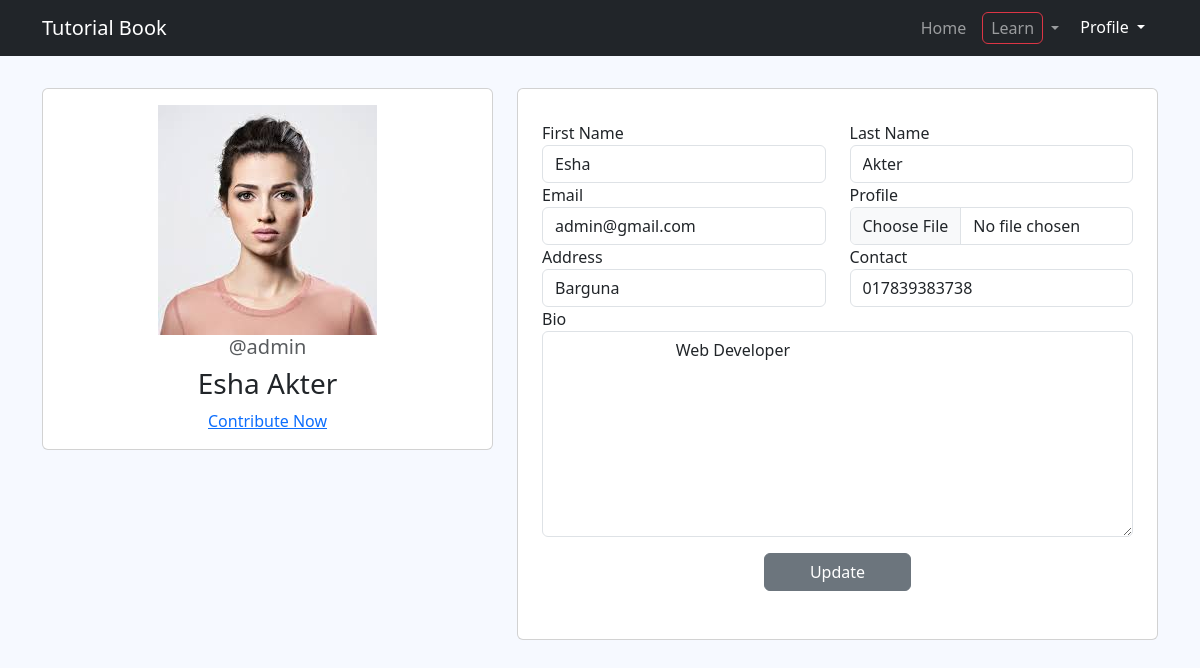
Page /auth/profile/ (signed in) on the committed database.
### accounts/models.py (models this page shows, shortened)
class Profile(models.Model):
    user = models.OneToOneField(User, on_delete=models.CASCADE)
    profile_pic = models.ImageField(upload_to='profile_pics')
    bio = models.TextField(max_length=100)
    location = models.CharField(max_length=100)
    contact = models.CharField(max_length=100)

### accounts/views.py (the view)
# urls.py: path('profile/',views.profile,name='profile'),
@login_required
def profile(request):
    profile = Profile.objects.get(user=request.user)
    return render(request,'profile.html',{'profile':profile})

### tutorial_app/context_preprocessors.py (called while the page is built)
def get_topics(request):
    topics = Topic.objects.all()
    return {'topics': topics}

### tutorial_app/models.py (called while the page is built)
    def __str__(self):
        return f'{self.name}'

### accounts/templates/profile.html (shortened to what this page needs)
{% extends 'base.html' %}
{% load static %}
{% block css %}
<link rel="stylesheet" href="{% static 'css/style.css' %}">
{% endblock %}
{% block body %}
{% include 'include/navbar.html' %}
<div class="container mt-3">
<div class="row py-3">
    <div class="col-5 ">
        <div class="card card-body py-3">
            <div class="profile_pic text-center">
                {% if profile.profile_pic %}
                <img src="{{profile.profile_pic.url}}" class="img-fluid" alt="">
                {% else %}
                <img src="{% static 'default.png' %}" class="img-fluid" alt="">
                {% endif %}
            </div>
            <div class="intro text-center">
                <h5 class="text-muted">@{{profile.user.username}}</h5>
                {% if profile.user.first_name %}
                <h3 class="">{{profile.user.first_name}} {{profile.user.last_name}}</h3>
                {% else %}
                <h3>Unknown</h3>
                {% endif %}
                <div class="contribute text-center ">
                        <a href="{% url 'admin:index' %}">Contribute Now</a>
                </div>
            </div>
        </div>
    </div>
    <div class="col-7">
        <div class="card py-2">
            <form action="" class="form p-4 " method="post" enctype="multipart/form-data">
                <div class="form-group">
                    <div class="row">
                        <div class="col-6">
                            <label for="">First Name</label>
                            <input type="text" {% if profile.user.first_name %} value="{{profile.user.first_name}}" {% else %} aria-valuemax="" {% endif %} name="fname" class="form-control">
                        </div>
                        <div class="col-6">
                            <label for="">Last Name</label>
                            <input type="text" name="lname" {% if profile.user.last_name %} value="{{profile.user.last_name}}" {% else %} aria-valuemax="" {% endif %} class="form-control">
                        </div>
                    </div>
                        <div class="row">
                            <div class="col-6">
                                <label for="">Email</label>
                                <input type="email"{% if profile.user.email %} value="{{profile.user.email}}" {% else %} aria-valuemax="" {% endif %} class="form-control" name="email" id="">
                            </div>
                            <div class="col-6">
                                <label for="">Profile </label>
                                <input type="file" {% if profile.profile_pic %} value="{{profile.profile_pic}}" {% else %} aria-valuemax="" {% endif %} class="form-control" name="image" id="">
                            </div>
                        </div>
                        <div class="row">
                            <div class="col-6">
                                <label for="">Address</label>
                                <input type="text" {% if profile.location %} value="{{profile.location}}" {% else %} aria-valuemax="" {% endif %} class="form-control" name="address" id="">
                            </div>
                            <div class="col-6">
                                <label for="">Contact </label>
                                <input type="text" {% if profile.contact %} value="{{profile.contact}}" {% else %} aria-valuemax="" {% endif %} class="form-control" name="contact" id="">
                            </div>
                        </div>
                        <label for="">Bio</label>
                        <textarea name="bio" id="" class="form-control" cols="25" rows="8">
                            {% if profile.bio %} {{profile.bio|safe}} {% endif %}
                        </textarea>
                    </div>
                    <div class="text-center my-3">
                        <button type="submit" class="btn btn-secondary w-25">Update</button>
                    </div>
                </div>
        </div>
    </div>
</div>
{% endblock %}

### templates/base.html (style rules this page uses)
body { background-color: #f6f9ff; }

### rows in the picture
Profile: profile_pic (picture), user.username "admin", user.first_name "Esha", user.last_name "Akter", fname "Esha", lname "Akter", email "admin@gmail.com", address "Barguna", contact "017839383738", bio "Web Developer"
